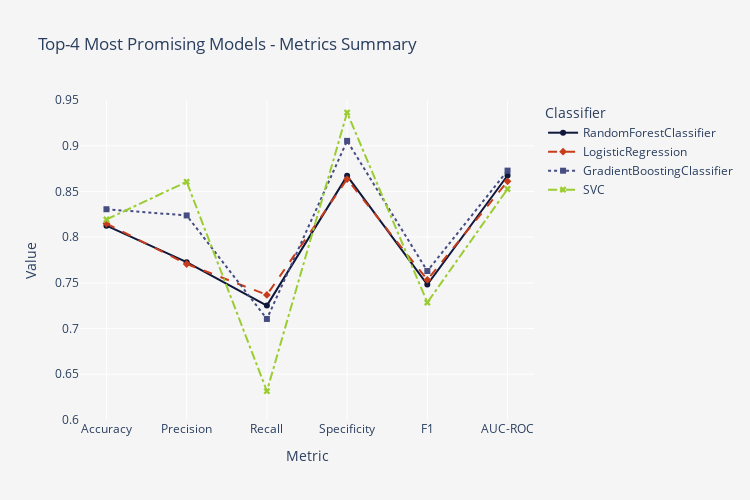

Here is the notebook cell this chart was saved with:
### Code cell
fig = px.line(
    metrics,
    markers=True,
    height=500,
    width=750,
    range_y=(0.60, 0.95),
    labels={"variable": "Classifier", "value": "Value", "index": "Metric"},
    title="Top-4 Most Promising Models - Metrics Summary",
    color="variable",
    line_dash="variable",
    symbol="variable",
    color_discrete_sequence=["#0f173b", "#c73c1a", "#454d82", "yellowgreen"],
    line_dash_sequence=["solid", "dash", "dot", "dashdot"],
)
fig.update_layout(
    plot_bgcolor=BACKGROUND_COLOR,
    paper_bgcolor=BACKGROUND_COLOR,
)
fig.show()

### Figure 1 — Plotly figure (JSON) as saved in the notebook; plotly's stock layout.template omitted (floating-point values rounded to 4 significant figures)
{"data": [{"hovertemplate": "Classifier=RandomForestClassifier<br>Metric=%{x}<br>Value=%{y}<extra></extra>", "legendgroup": "RandomForestClassifier", "line": {"color": "#0f173b", "dash": "solid"}, "marker": {"symbol": "circle"}, "mode": "lines+markers", "name": "RandomForestClassifier", "orientation": "v", "showlegend": true, "type": "scatter", "x": ["Accuracy", "Precision", "Recall", "Specificity", "F1", "AUC-ROC"], "xaxis": "x", "y": [0.8126, 0.7726, 0.7251, 0.867, 0.7481, 0.8674], "yaxis": "y"}, {"hovertemplate": "Classifier=LogisticRegression<br>Metric=%{x}<br>Value=%{y}<extra></extra>", "legendgroup": "LogisticRegression", "line": {"color": "#c73c1a", "dash": "dash"}, "marker": {"symbol": "diamond"}, "mode": "lines+markers", "name": "LogisticRegression", "orientation": "v", "showlegend": true, "type": "scatter", "x": ["Accuracy", "Precision", "Recall", "Specificity", "F1", "AUC-ROC"], "xaxis": "x", "y": [0.8148, 0.7706, 0.7368, 0.8634, 0.7534, 0.861], "yaxis": "y"}, {"hovertemplate": "Classifier=GradientBoostingClassifier<br>Metric=%{x}<br>Value=%{y}<extra></extra>", "legendgroup": "GradientBoostingClassifier", "line": {"color": "#454d82", "dash": "dot"}, "marker": {"symbol": "square"}, "mode": "lines+markers", "name": "GradientBoostingClassifier", "orientation": "v", "showlegend": true, "type": "scatter", "x": ["Accuracy", "Precision", "Recall", "Specificity", "F1", "AUC-ROC"], "xaxis": "x", "y": [0.8305, 0.8237, 0.7105, 0.9053, 0.763, 0.8728], "yaxis": "y"}, {"hovertemplate": "Classifier=SVC<br>Metric=%{x}<br>Value=%{y}<extra></extra>", "legendgroup": "SVC", "line": {"color": "yellowgreen", "dash": "dashdot"}, "marker": {"symbol": "x"}, "mode": "lines+markers", "name": "SVC", "orientation": "v", "showlegend": true, "type": "scatter", "x": ["Accuracy", "Precision", "Recall", "Specificity", "F1", "AUC-ROC"], "xaxis": "x", "y": [0.8193, 0.8606, 0.6316, 0.9362, 0.7285, 0.8526], "yaxis": "y"}], "layout": {"height": 500, "legend": {"title": {"text": "Classifier"}, "tracegroupgap": 0}, "paper_bgcolor": "#F6F5F5", "plot_bgcolor": "#F6F5F5", "title": {"text": "Top-4 Most Promising Models - Metrics Summary"}, "width": 750, "xaxis": {"anchor": "y", "domain": [0, 1], "title": {"text": "Metric"}}, "yaxis": {"anchor": "x", "domain": [0, 1], "range": [0.6, 0.95], "title": {"text": "Value"}}}}
